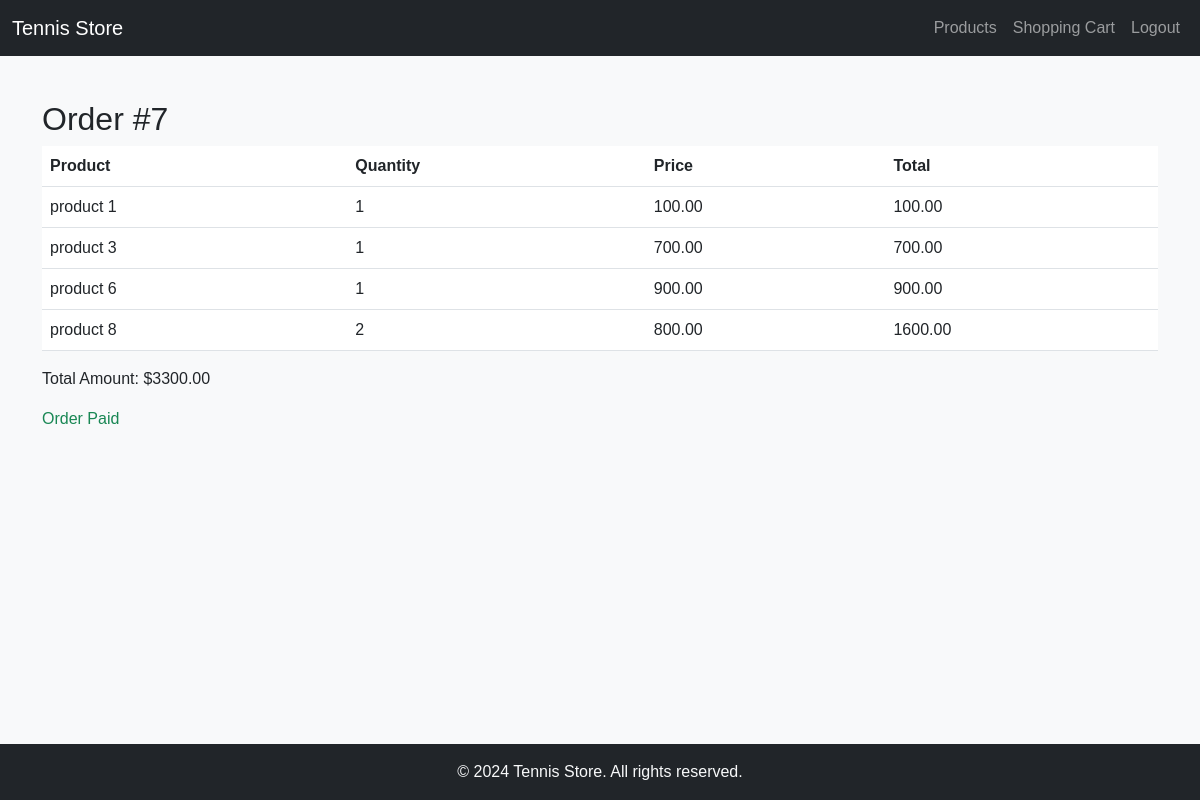
/order/7/ (signed in), run on the app's committed database.
### store/models.py (models this page shows, shortened)
class Order(models.Model):
    user = models.ForeignKey(settings.AUTH_USER_MODEL, on_delete=models.CASCADE)
    total_amount = models.DecimalField(max_digits=10, decimal_places=2)
    created_at = models.DateTimeField(auto_now_add=True)
    status = models.CharField(max_length=20, default='Pending')

class OrderItem(models.Model):
    order = models.ForeignKey(Order, on_delete=models.CASCADE)
    product = models.ForeignKey(Product, on_delete=models.CASCADE)
    quantity = models.IntegerField()

class Product(models.Model):
    name = models.CharField(max_length=255)
    description = models.TextField()
    price = models.DecimalField(max_digits=10, decimal_places=2)
    image = models.ImageField(upload_to='products/')

### store/views.py (the view)
# urls.py: path('order/<int:order_id>/', views.view_order, name='view_order'),
def view_order(request, order_id):
    order = get_object_or_404(Order, id=order_id, user=request.user)
    return render(request, 'order.html', {'order': order})

### store/templatetags/multiply.py (called while the page is built)
@register.filter(name='multiply')
def multiply(value, arg):
    try:
        return value * arg
    except (ValueError, TypeError):
        return ''

### store/templates/order.html
{% extends 'base.html' %}
{% load multiply %}
{% block content %}
<h2>Order #{{ order.id }}</h2>
<table class="table">
    <thead>
        <tr>
            <th>Product</th>
            <th>Quantity</th>
            <th>Price</th>
            <th>Total</th>
        </tr>
    </thead>
    <tbody>
        {% for item in order.orderitem_set.all %}
        <tr>
            <td>{{ item.product.name }}</td>
            <td>{{ item.quantity }}</td>
            <td>{{ item.product.price }}</td>
            <td>{{ item.product.price|multiply:item.quantity }}</td>
        </tr>
        {% endfor %}
    </tbody>
</table>
<p>Total Amount: ${{ order.total_amount }}</p>
{% if order.status == 'Pending' %}
<a href="{% url 'cancel_order' order.id %}" class="btn btn-danger">Cancel Order</a>
<a href="{% url 'pay_order' order.id %}" class="btn btn-success">Pay Now</a>
{% else %}
<p class="text-success">Order Paid</p>
{% endif %}
{% endblock %}

### store/static/css/styles.css (style rules this page uses)
body { font-family: 'Arial', sans-serif; background-color: #f8f9fa; }
html { height: 100%; }
body { display: flex; flex-direction: column; min-height: 100vh; }

### data on the page
Order: id "7", total_amount "3300.00"
OrderItem: product.name "product 1", quantity "1", product.price "100.00", product.price|multiply "100.00"
OrderItem: product.name "product 3", quantity "1", product.price "700.00", product.price|multiply "700.00"
OrderItem: product.name "product 6", quantity "1", product.price "900.00", product.price|multiply "900.00"
OrderItem: product.name "product 8", quantity "2", product.price "800.00", product.price|multiply "1600.00"
